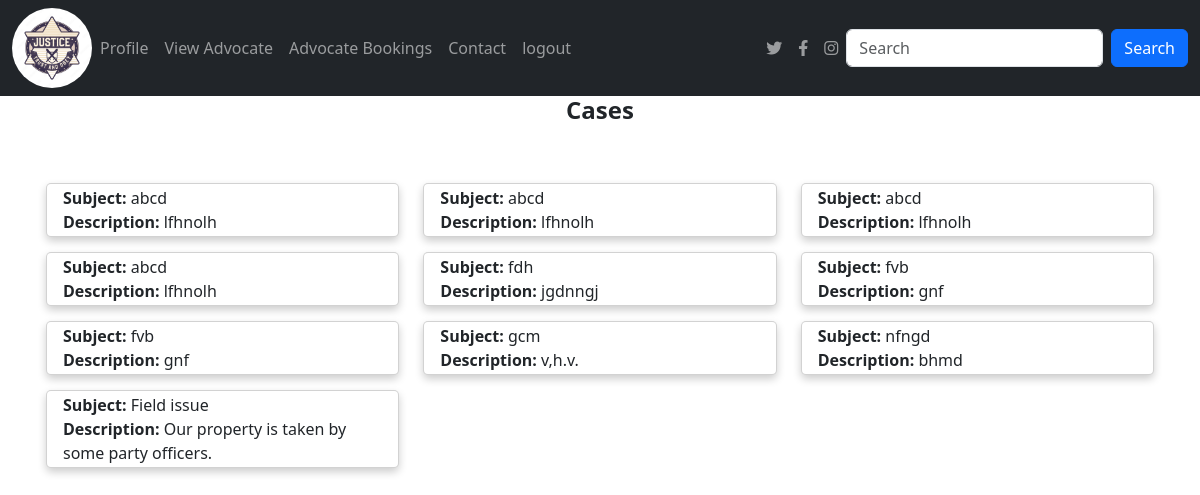
Screenshot of /bookings with the database file from the repository.
### app/models.py (models this page shows, shortened)
class Case(models.Model):
    client = models.ForeignKey(Client, on_delete=models.CASCADE)  # Link complaint to the user
    advocate = models.ForeignKey(Advocate, on_delete=models.CASCADE)  # Link complaint to a police officer
    subject = models.CharField(max_length=255)
    description = models.TextField()
    created_at = models.DateTimeField(auto_now_add=True)

### app/views.py (the view)
# urls.py: path('bookings',views.bookings),
def bookings(req):
        cases = Case.objects.all()
        return render(req,'Client/bookings.html',{'cases':cases})

### template/Client/bookings.html (shortened to what this page needs)
<!DOCTYPE html>
<html lang="en">
<head>
  <link href="https://cdn.jsdelivr.net/npm/bootstrap@5.3.3/dist/css/bootstrap.min.css" rel="stylesheet">
  <link href="https://cdnjs.cloudflare.com/ajax/libs/font-awesome/6.0.0-beta3/css/all.min.css" rel="stylesheet">
</head>
<body>
<nav class="navbar navbar-expand-sm navbar-dark bg-dark">
  <div class="container-fluid">
    <a href="../clienthome" class="logo">
        <img src="static/1000_F_153564985_MLVK4XbezrFZnuAg5mlncjcQp82GaNcn.jpg" class="rounded-circle" alt="logo" width="80px">
    </a>
    <div class="collapse navbar-collapse" id="mynavbar">
      <ul class="navbar-nav me-auto">
        <li class="nav-item">
          <a class="nav-link" href="../clientprofile">Profile</a>
        </li>
        <li class="nav-item">
          <a class="nav-link" href="../viewadvocates">View Advocate</a>
        </li>
        <li class="nav-item">
          <a class="nav-link" href="../bookings">Advocate Bookings</a>
        </li>
        <li class="nav-item">
            <a class="nav-link" href="../contact">Contact</a>
        </li>
        <li class="nav-item">
            <a class="nav-link" href="../logout">logout</a>
        </li>
      </ul>
      <ul class="navbar-nav d-flex">
        <li class="nav-item">
          <a class="nav-link" href="https://twitter.com" target="_blank">
            <i class="fab fa-twitter"></i>
          </a>
        </li>
        <li class="nav-item">
          <a class="nav-link" href="https://facebook.com" target="_blank">
            <i class="fab fa-facebook-f"></i>
          </a>
        </li>
        <li class="nav-item">
          <a class="nav-link" href="https://instagram.com" target="_blank">
            <i class="fab fa-instagram"></i>
          </a>
        </li>
      </ul>
      <form class="d-flex">
        <input class="form-control me-2" type="text" placeholder="Search">
        <button class="btn btn-primary" type="button">Search</button>
      </form>
    </div>
  </div>
</nav>
<h4><b>Cases</b></h4><br><br>
<div class="container">
  <div class="row">
    {% for i in cases %}
      <div class="col-md-4 card-wrapper">
        <div class="card">
          <div class="container">
            <strong>Subject:</strong> {{i.subject}}<br>
            <strong>Description:</strong> {{i.description}}
          </div>
        </div>
      </div>
    {% endfor %}
  </div>
</div>
</body>
</html>

### template/Client/bookings.html (style rules this page uses)
.card { box-shadow: 0 4px 8px 0 rgba(0,0,0,0.2); transition: 0.3s; border-radius: 5px; }
.container { padding: 2px 16px; border-color: aqua; }
.card-wrapper { margin-bottom: 15px; }
h4 { text-align: center; }

### rows the page displays
Case: subject "abcd", description "lfhnolh"
Case: subject "abcd", description "lfhnolh"
Case: subject "abcd", description "lfhnolh"
Case: subject "abcd", description "lfhnolh"
Case: subject "fdh", description "jgdnngj"
Case: subject "fvb", description "gnf"
Case: subject "fvb", description "gnf"
Case: subject "gcm", description "v,h.v."
Case: subject "nfngd", description "bhmd"
Case: subject "Field issue", description "Our property is taken by some party officers."
